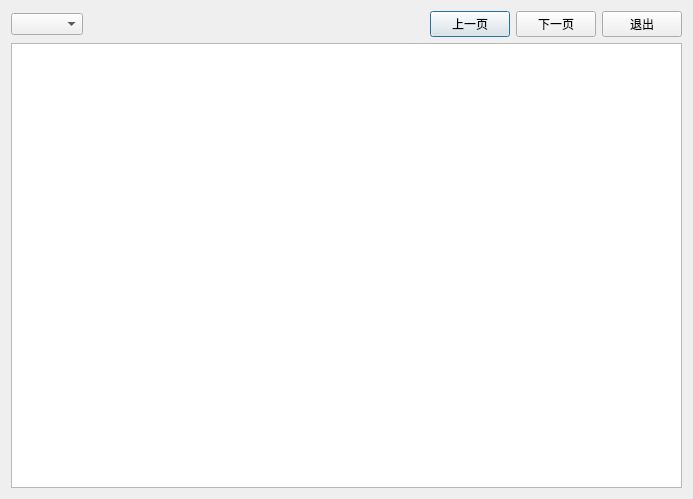
<?xml version="1.0" encoding="UTF-8"?>
<ui version="4.0">
 <class>w_scr_dish_restaurant_dishinfo</class>
 <widget class="QDialog" name="w_scr_dish_restaurant_dishinfo">
  <property name="geometry">
   <rect>
    <x>0</x>
    <y>0</y>
    <width>693</width>
    <height>499</height>
   </rect>
  </property>
  <property name="windowTitle">
   <string>Dialog</string>
  </property>
  <layout class="QVBoxLayout" name="verticalLayout">
   <item>
    <layout class="QHBoxLayout" name="horizontalLayout">
     <item>
      <widget class="lds_ComboBox" name="comboBox"/>
     </item>
     <item>
      <spacer name="horizontalSpacer">
       <property name="orientation">
        <enum>Qt::Horizontal</enum>
       </property>
       <property name="sizeHint" stdset="0">
        <size>
         <width>40</width>
         <height>20</height>
        </size>
       </property>
      </spacer>
     </item>
     <item>
      <widget class="lds_toolbar_button" name="pushButton_up">
       <property name="text">
        <string>上一页</string>
       </property>
       <property name="outer_stylesheet" stdset="0">
        <string>pushbutton</string>
       </property>
      </widget>
     </item>
     <item>
      <widget class="lds_toolbar_button" name="pushButton_down">
       <property name="text">
        <string>下一页</string>
       </property>
       <property name="outer_stylesheet" stdset="0">
        <string>pushbutton</string>
       </property>
      </widget>
     </item>
     <item>
      <widget class="lds_toolbar_button" name="pushButton_exit">
       <property name="text">
        <string>退出</string>
       </property>
       <property name="outer_stylesheet" stdset="0">
        <string>pushbutton</string>
       </property>
      </widget>
     </item>
    </layout>
   </item>
   <item>
    <widget class="lds_tableView" name="tableView"/>
   </item>
  </layout>
 </widget>
 <customwidgets>
  <customwidget>
   <class>lds_ComboBox</class>
   <extends>QComboBox</extends>
   <header>lds_combobox.h</header>
  </customwidget>
  <customwidget>
   <class>lds_toolbar_button</class>
   <extends>QPushButton</extends>
   <header>lds_toolbar_button.h</header>
  </customwidget>
  <customwidget>
   <class>lds_tableView</class>
   <extends>QTableView</extends>
   <header>lds_tableview.h</header>
  </customwidget>
 </customwidgets>
 <resources/>
 <connections/>
</ui>
